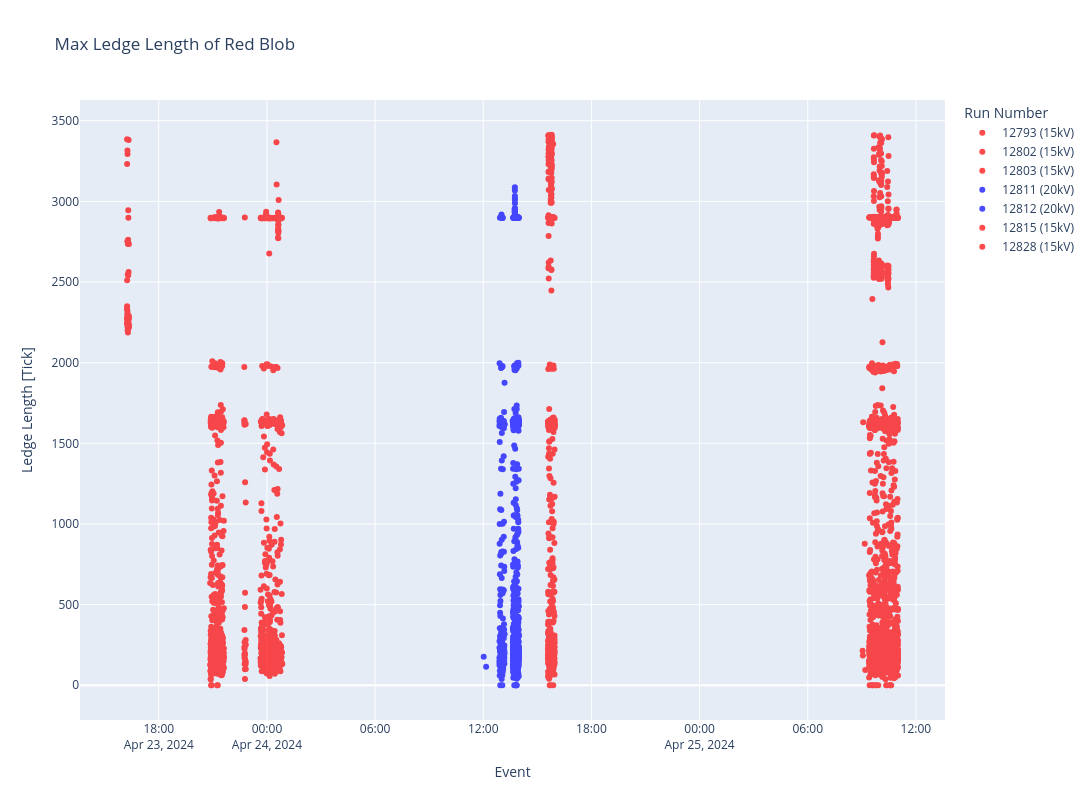

Write notebook code for a chart like this one.
### Code cell
channel = 1657
files = []
Event = [178]#,606,735,745,835,1116,1377,1560,1592,1785]
for event in Event:
    files.append(f"/Users/danielcarber/Documents/SBND/Noise Analysis/data/waveform_output_{event}.root")

#print(np.median(Waveform_df['Channel_1'][:np.argmax(Waveform_df['Channel_1'])-20]))
fig = make_subplots(rows=1,cols=1)

fig.add_trace(go.Scatter(x=Run_12793['Event_time'],y =Run_12793['Ledge_max'],name=f"12793 (15kV)",mode = 'markers',opacity = .7,marker_color='red'),row=1,col=1)
fig.add_trace(go.Scatter(x=Run_12802['Event_time'],y =Run_12802['Ledge_max'],name=f"12802 (15kV)",mode = 'markers',opacity = .7,marker_color='red'),row=1,col=1)
fig.add_trace(go.Scatter(x=Run_12803['Event_time'],y =Run_12803['Ledge_max'],name=f"12803 (15kV)",mode = 'markers',opacity = .7,marker_color='red'),row=1,col=1)
fig.add_trace(go.Scatter(x=Run_12811['Event_time'],y =Run_12811['Ledge_max'],name=f"12811 (20kV)",mode = 'markers',opacity = .7,marker_color='blue'),row=1,col=1)

#fig.add_trace(go.Scatter(x=Run_12807['Event'],y =Run_12807['Ledge_max'],name=f"12807 (15kV)",mode = 'markers',opacity = .7,marker_color='red'),row=1,col=1)
fig.add_trace(go.Scatter(x=Run_12812['Event_time'],y =Run_12812['Ledge_max'],name=f"12812 (20kV)",mode = 'markers',opacity = .7,marker_color='blue'),row=1,col=1)
fig.add_trace(go.Scatter(x=Run_12815['Event_time'],y =Run_12815['Ledge_max'],name=f"12815 (15kV)",mode = 'markers',opacity = .7,marker_color='red'),row=1,col=1)
fig.add_trace(go.Scatter(x=Run_12828['Event_time'],y =Run_12828['Ledge_max'],name=f"12828 (15kV)",mode = 'markers',opacity = .7,marker_color='red'),row=1,col=1)

#for time_stamps in range(len(ramp_up_times['unix'])):
#    print(ramp_up_times['unix'][time_stamps])
#    fig.add_vline(x=datetime.fromtimestamp(ramp_up_times['unix'][time_stamps], timezone(timedelta(hours=-6))),line_color=ramp_up_times['Cathode'][time_stamps],opacity = .7 )

#fig.add_hline(y=np.mean(Run_12802['UA Blob Max']),line_color='red',opacity = .7)	1713909720
#fig.add_hline(y=np.mean(Run_12807['UA Blob Max']),line_color='red',opacity = .7)
#fig.add_hline(y=np.mean(Run_12812['UA Blob Max']),line_color='blue',opacity = .7)
#fig.add_hline(y=np.mean(Run_12802['UA Blob Max']),line_color='red',opacity = .7)

fig.update_layout(height = 800, width = 1200,showlegend = True)
fig.update_layout(
    title=f"Max Ledge Length of Red Blob",
    xaxis_title="Event",
    yaxis_title="Ledge Length [Tick]",
    legend_title="Run Number",)
#plt.ylim(-100,5000)
#plt.xlim(np.argmax(Waveform_df['Channel_1'])-100,np.argmax(Waveform_df['Channel_1'])+100)
#plt.yscale("log")
#plt.legend(loc = "upper right")
#plt.xlabel("Time [Ticks]")
#plt.ylabel("ADC")
#plt.title("Example Waveform Channel 873")
#plt.show()
fig.show()

### Figure 1 — Plotly figure (JSON) as saved in the notebook; plotly's stock layout.template omitted (floating-point values rounded to 4 significant figures; data arrays with more than 128 entries replaced by an {"elided": "..."} marker saying what was removed)
{"data": [{"marker": {"color": "red"}, "mode": "markers", "name": "12793 (15kV)", "opacity": 0.7, "type": "scatter", "x": ["2024-04-23 16:16:15-07:00", "2024-04-23 16:16:30-07:00", "2024-04-23 16:17:12-07:00", "2024-04-23 16:20:40-07:00", "2024-04-23 16:14:26-07:00", "2024-04-23 16:16:03-07:00", "2024-04-23 16:15:44-07:00", "2024-04-23 16:15:43-07:00", "2024-04-23 16:16:01-07:00", "2024-04-23 16:18:32-07:00", "2024-04-23 16:16:34-07:00", "2024-04-23 16:18:28-07:00", "2024-04-23 16:15:38-07:00", "2024-04-23 16:17:09-07:00", "2024-04-23 16:14:30-07:00", "2024-04-23 16:18:59-07:00", "2024-04-23 16:16:22-07:00", "2024-04-23 16:14:16-07:00", "2024-04-23 16:18:40-07:00", "2024-04-23 16:16:42-07:00", "2024-04-23 16:20:30-07:00", "2024-04-23 16:15:47-07:00", "2024-04-23 16:20:20-07:00", "2024-04-23 16:14:39-07:00", "2024-04-23 16:16:26-07:00", "2024-04-23 16:15:30-07:00", "2024-04-23 16:19:14-07:00", "2024-04-23 16:14:11-07:00", "2024-04-23 16:18:21-07:00", "2024-04-23 16:15:57-07:00", "2024-04-23 16:19:18-07:00", "2024-04-23 16:18:47-07:00", "2024-04-23 16:19:05-07:00", "2024-04-23 16:16:20-07:00", "2024-04-23 16:16:19-07:00", "2024-04-23 16:18:43-07:00", "2024-04-23 16:18:48-07:00", "2024-04-23 16:18:08-07:00", "2024-04-23 16:15:20-07:00", "2024-04-23 16:16:56-07:00", "2024-04-23 16:20:14-07:00", "2024-04-23 16:14:33-07:00", "2024-04-23 16:19:28-07:00", "2024-04-23 16:18:17-07:00", "2024-04-23 16:18:54-07:00", "2024-04-23 16:15:34-07:00", "2024-04-23 16:15:04-07:00", "2024-04-23 16:17:04-07:00", "2024-04-23 16:16:05-07:00", "2024-04-23 16:17:52-07:00", "2024-04-23 16:14:24-07:00", "2024-04-23 16:18:24-07:00", "2024-04-23 16:19:32-07:00", "2024-04-23 16:16:38-07:00", "2024-04-23 16:18:16-07:00", "2024-04-23 16:18:50-07:00"], "xaxis": "x", "y": [2246, 2270, 2187, 2223, 2273, 2298, 2305, 3316, 2285, 2285, 2270, 2271, 2321, 2736, 2349, 2243, 2201, 2244, 2279, 2254, 2735, 2239, 2287, 2511, 2220, 2753, 2270, 2332, 2270, 3293, 2562, 2898, 2284, 2244, 2288, 2273, 2287, 2228, 2269, 2547, 2232, 3232, 2237, 2252, 2212, 2276, 2238, 2291, 2275, 2762, 3385, 2945, 3380, 2259, 2542, 2265], "yaxis": "y"}, {"marker": {"color": "red"}, "mode": "markers", "name": "12802 (15kV)", "opacity": 0.7, "type": "scatter", "x": {"elided": "956 str values"}, "xaxis": "x", "y": {"elided": "956 int values"}, "yaxis": "y"}, {"marker": {"color": "red"}, "mode": "markers", "name": "12803 (15kV)", "opacity": 0.7, "type": "scatter", "x": {"elided": "560 str values"}, "xaxis": "x", "y": {"elided": "560 int values"}, "yaxis": "y"}, {"marker": {"color": "blue"}, "mode": "markers", "name": "12811 (20kV)", "opacity": 0.7, "type": "scatter", "x": {"elided": "185 str values"}, "xaxis": "x", "y": {"elided": "185 int values"}, "yaxis": "y"}, {"marker": {"color": "blue"}, "mode": "markers", "name": "12812 (20kV)", "opacity": 0.7, "type": "scatter", "x": {"elided": "763 str values"}, "xaxis": "x", "y": {"elided": "763 int values"}, "yaxis": "y"}, {"marker": {"color": "red"}, "mode": "markers", "name": "12815 (15kV)", "opacity": 0.7, "type": "scatter", "x": {"elided": "581 str values"}, "xaxis": "x", "y": {"elided": "581 int values"}, "yaxis": "y"}, {"marker": {"color": "red"}, "mode": "markers", "name": "12828 (15kV)", "opacity": 0.7, "type": "scatter", "x": {"elided": "2522 str values"}, "xaxis": "x", "y": {"elided": "2522 int values"}, "yaxis": "y"}], "layout": {"height": 800, "legend": {"title": {"text": "Run Number"}}, "showlegend": true, "title": {"text": "Max Ledge Length of Red Blob"}, "width": 1200, "xaxis": {"anchor": "y", "domain": [0, 1], "title": {"text": "Event"}}, "yaxis": {"anchor": "x", "domain": [0, 1], "title": {"text": "Ledge Length [Tick]"}}}}
